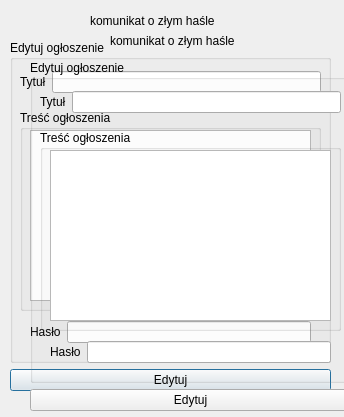
<?xml version="1.0" encoding="UTF-8"?>
<ui version="4.0">
 <class>edytuj_ogloszenie</class>
 <widget class="QDialog" name="edytuj_ogloszenie">
  <property name="geometry">
   <rect>
    <x>0</x>
    <y>0</y>
    <width>344</width>
    <height>417</height>
   </rect>
  </property>
  <property name="windowTitle">
   <string>Dialog</string>
  </property>
  <widget class="QWidget" name="layoutWidget_4">
   <property name="geometry">
    <rect>
     <x>10</x>
     <y>40</y>
     <width>321</width>
     <height>351</height>
    </rect>
   </property>
   <layout class="QVBoxLayout" name="verticalLayout_5">
    <item>
     <widget class="QGroupBox" name="groupBox_4">
      <property name="title">
       <string>Edytuj ogłoszenie</string>
      </property>
      <widget class="QGroupBox" name="groupBox_5">
       <property name="geometry">
        <rect>
         <x>10</x>
         <y>70</y>
         <width>301</width>
         <height>201</height>
        </rect>
       </property>
       <property name="title">
        <string>Treść ogłoszenia</string>
       </property>
       <widget class="QTextEdit" name="textEdit">
        <property name="geometry">
         <rect>
          <x>10</x>
          <y>20</y>
          <width>281</width>
          <height>171</height>
         </rect>
        </property>
       </widget>
      </widget>
      <widget class="QWidget" name="layoutWidget_5">
       <property name="geometry">
        <rect>
         <x>10</x>
         <y>30</y>
         <width>301</width>
         <height>24</height>
        </rect>
       </property>
       <layout class="QHBoxLayout" name="horizontalLayout_2">
        <item>
         <widget class="QLabel" name="label_7">
          <property name="text">
           <string>Tytuł</string>
          </property>
         </widget>
        </item>
        <item>
         <widget class="QLineEdit" name="lineEdit_3"/>
        </item>
       </layout>
      </widget>
      <widget class="QWidget" name="layoutWidget">
       <property name="geometry">
        <rect>
         <x>20</x>
         <y>280</y>
         <width>281</width>
         <height>24</height>
        </rect>
       </property>
       <layout class="QHBoxLayout" name="horizontalLayout">
        <item>
         <widget class="QLabel" name="label_8">
          <property name="text">
           <string>Hasło</string>
          </property>
         </widget>
        </item>
        <item>
         <widget class="QLineEdit" name="lineEdit_4"/>
        </item>
       </layout>
      </widget>
     </widget>
    </item>
    <item>
     <widget class="QPushButton" name="pushButton_2">
      <property name="text">
       <string>Edytuj</string>
      </property>
     </widget>
    </item>
   </layout>
  </widget>
  <widget class="QLabel" name="label_9">
   <property name="geometry">
    <rect>
     <x>90</x>
     <y>10</y>
     <width>161</width>
     <height>22</height>
    </rect>
   </property>
   <property name="text">
    <string>komunikat o złym haśle</string>
   </property>
  </widget>
  <widget class="QWidget" name="layoutWidget_6">
   <property name="geometry">
    <rect>
     <x>30</x>
     <y>60</y>
     <width>321</width>
     <height>351</height>
    </rect>
   </property>
   <layout class="QVBoxLayout" name="verticalLayout_6">
    <item>
     <widget class="QGroupBox" name="groupBox_6">
      <property name="title">
       <string>Edytuj ogłoszenie</string>
      </property>
      <widget class="QGroupBox" name="groupBox_7">
       <property name="geometry">
        <rect>
         <x>10</x>
         <y>70</y>
         <width>301</width>
         <height>201</height>
        </rect>
       </property>
       <property name="title">
        <string>Treść ogłoszenia</string>
       </property>
       <widget class="QTextEdit" name="textEdit_2">
        <property name="geometry">
         <rect>
          <x>10</x>
          <y>20</y>
          <width>281</width>
          <height>171</height>
         </rect>
        </property>
       </widget>
      </widget>
      <widget class="QWidget" name="layoutWidget_7">
       <property name="geometry">
        <rect>
         <x>10</x>
         <y>30</y>
         <width>301</width>
         <height>24</height>
        </rect>
       </property>
       <layout class="QHBoxLayout" name="horizontalLayout_3">
        <item>
         <widget class="QLabel" name="label_10">
          <property name="text">
           <string>Tytuł</string>
          </property>
         </widget>
        </item>
        <item>
         <widget class="QLineEdit" name="lineEdit_5"/>
        </item>
       </layout>
      </widget>
      <widget class="QWidget" name="layoutWidget_2">
       <property name="geometry">
        <rect>
         <x>20</x>
         <y>280</y>
         <width>281</width>
         <height>24</height>
        </rect>
       </property>
       <layout class="QHBoxLayout" name="horizontalLayout_4">
        <item>
         <widget class="QLabel" name="label_11">
          <property name="text">
           <string>Hasło</string>
          </property>
         </widget>
        </item>
        <item>
         <widget class="QLineEdit" name="lineEdit_6"/>
        </item>
       </layout>
      </widget>
     </widget>
    </item>
    <item>
     <widget class="QPushButton" name="pushButton_3">
      <property name="text">
       <string>Edytuj</string>
      </property>
     </widget>
    </item>
   </layout>
  </widget>
  <widget class="QLabel" name="label_12">
   <property name="geometry">
    <rect>
     <x>110</x>
     <y>30</y>
     <width>161</width>
     <height>22</height>
    </rect>
   </property>
   <property name="text">
    <string>komunikat o złym haśle</string>
   </property>
  </widget>
 </widget>
 <resources/>
 <connections/>
</ui>
